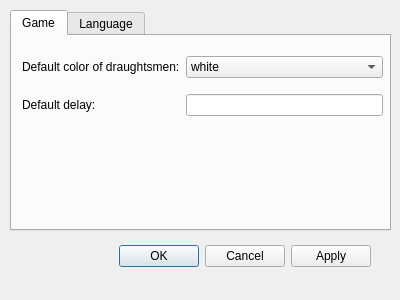
<?xml version="1.0" encoding="UTF-8"?>
<ui version="4.0">
 <class>Settings</class>
 <widget class="QDialog" name="Settings">
  <property name="geometry">
   <rect>
    <x>0</x>
    <y>0</y>
    <width>400</width>
    <height>300</height>
   </rect>
  </property>
  <property name="windowTitle">
   <string>Settings</string>
  </property>
  <property name="locale">
   <locale language="English" country="UnitedStates"/>
  </property>
  <widget class="QDialogButtonBox" name="buttonBox">
   <property name="geometry">
    <rect>
     <x>30</x>
     <y>240</y>
     <width>341</width>
     <height>32</height>
    </rect>
   </property>
   <property name="autoFillBackground">
    <bool>false</bool>
   </property>
   <property name="orientation">
    <enum>Qt::Horizontal</enum>
   </property>
   <property name="standardButtons">
    <set>QDialogButtonBox::Apply|QDialogButtonBox::Cancel|QDialogButtonBox::Ok</set>
   </property>
  </widget>
  <widget class="QTabWidget" name="tabWidget">
   <property name="geometry">
    <rect>
     <x>10</x>
     <y>10</y>
     <width>381</width>
     <height>221</height>
    </rect>
   </property>
   <property name="currentIndex">
    <number>0</number>
   </property>
   <widget class="QWidget" name="tab">
    <attribute name="icon">
     <iconset resource="resource1.qrc">
      <normaloff>:/img/settings.ico</normaloff>:/img/settings.ico</iconset>
    </attribute>
    <attribute name="title">
     <string>Game</string>
    </attribute>
    <widget class="QWidget" name="gridLayoutWidget">
     <property name="geometry">
      <rect>
       <x>10</x>
       <y>10</y>
       <width>361</width>
       <height>80</height>
      </rect>
     </property>
     <layout class="QGridLayout" name="gridLayout">
      <item row="0" column="0">
       <widget class="QLabel" name="label_2">
        <property name="text">
         <string>Default color of draughtsmen:</string>
        </property>
       </widget>
      </item>
      <item row="1" column="0">
       <widget class="QLabel" name="label_3">
        <property name="text">
         <string>Default delay:</string>
        </property>
       </widget>
      </item>
      <item row="1" column="1">
       <widget class="QLineEdit" name="lineEdit"/>
      </item>
      <item row="0" column="1">
       <widget class="QComboBox" name="comboBox_2">
        <item>
         <property name="text">
          <string>white</string>
         </property>
        </item>
        <item>
         <property name="text">
          <string>black</string>
         </property>
        </item>
       </widget>
      </item>
     </layout>
    </widget>
   </widget>
   <widget class="QWidget" name="tab_2">
    <attribute name="icon">
     <iconset resource="resource1.qrc">
      <normaloff>:/img/lang.ico</normaloff>:/img/lang.ico</iconset>
    </attribute>
    <attribute name="title">
     <string>Language</string>
    </attribute>
    <widget class="QComboBox" name="comboBox">
     <property name="geometry">
      <rect>
       <x>100</x>
       <y>10</y>
       <width>121</width>
       <height>31</height>
      </rect>
     </property>
     <item>
      <property name="text">
       <string>Czech</string>
      </property>
     </item>
     <item>
      <property name="text">
       <string>English</string>
      </property>
     </item>
     <item>
      <property name="text">
       <string>Slovak</string>
      </property>
     </item>
    </widget>
    <widget class="QLabel" name="label">
     <property name="geometry">
      <rect>
       <x>10</x>
       <y>20</y>
       <width>69</width>
       <height>17</height>
      </rect>
     </property>
     <property name="text">
      <string>Language</string>
     </property>
    </widget>
   </widget>
  </widget>
 </widget>
 <resources>
  <include location="resource1.qrc"/>
 </resources>
 <connections>
  <connection>
   <sender>buttonBox</sender>
   <signal>accepted()</signal>
   <receiver>Settings</receiver>
   <slot>accept()</slot>
   <hints>
    <hint type="sourcelabel">
     <x>248</x>
     <y>254</y>
    </hint>
    <hint type="destinationlabel">
     <x>157</x>
     <y>274</y>
    </hint>
   </hints>
  </connection>
  <connection>
   <sender>buttonBox</sender>
   <signal>rejected()</signal>
   <receiver>Settings</receiver>
   <slot>reject()</slot>
   <hints>
    <hint type="sourcelabel">
     <x>316</x>
     <y>260</y>
    </hint>
    <hint type="destinationlabel">
     <x>286</x>
     <y>274</y>
    </hint>
   </hints>
  </connection>
 </connections>
</ui>
